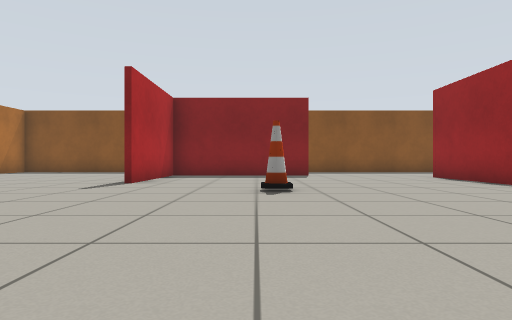
view 1 (above)

18 first-person views from a walk through a world built for the Gazebo simulator. The camera is 0.5 m above the floor, looks level and sees 75° across. The floor is counted in squares, 1 m on a side. Each view is taken from the middle of a square. On the plan, view 1 faces up. The plan holds only what a view shows up to about 9 squares ahead; the rest is blank. Simple patterns stand in for the simulator's built-in surfaces.

view 2
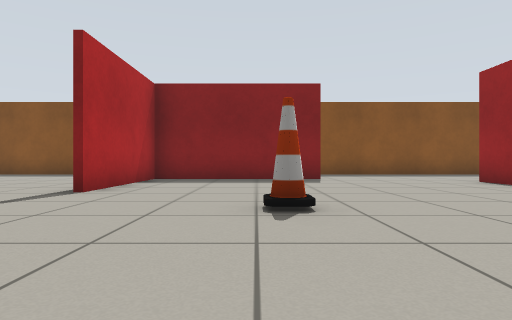

view 3
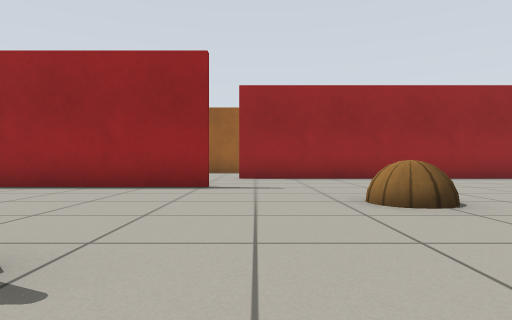

view 4
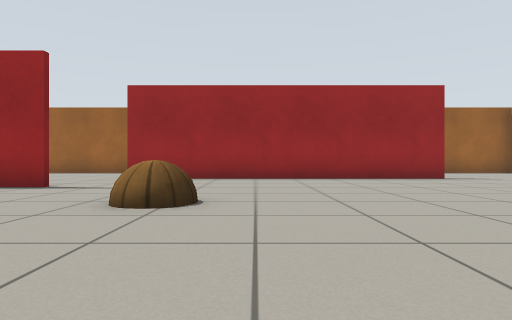

view 5
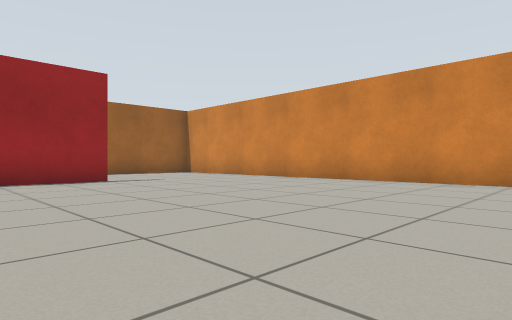

view 6
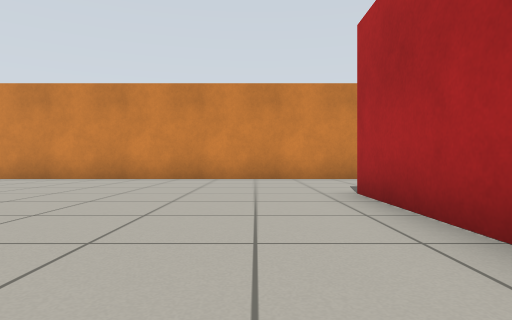

view 7
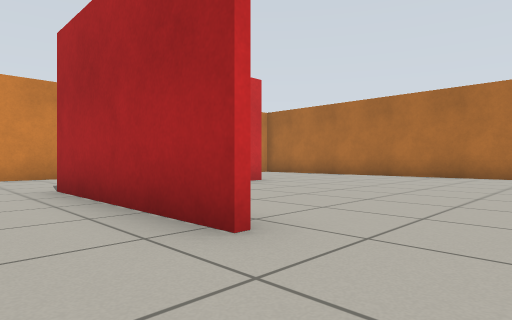

view 8
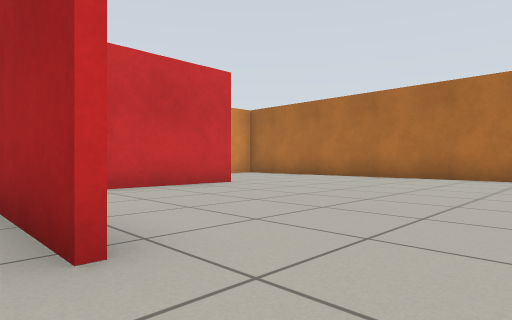

view 9
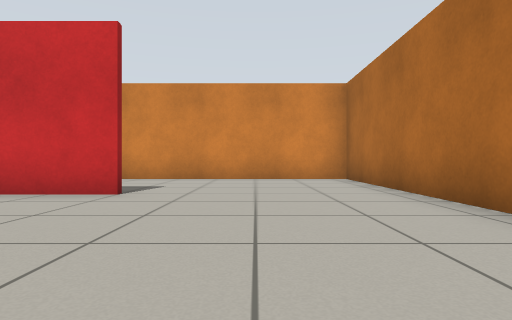

view 10
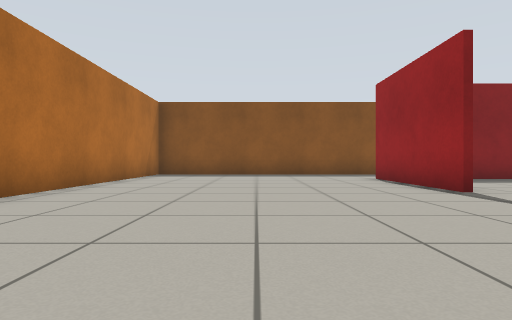

view 11
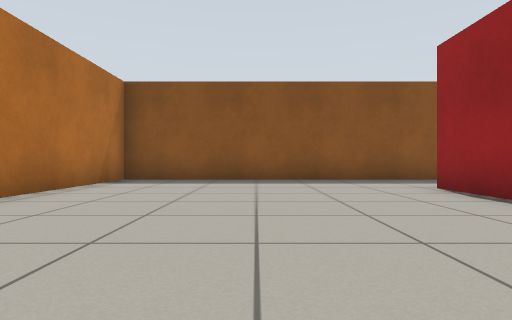

view 12
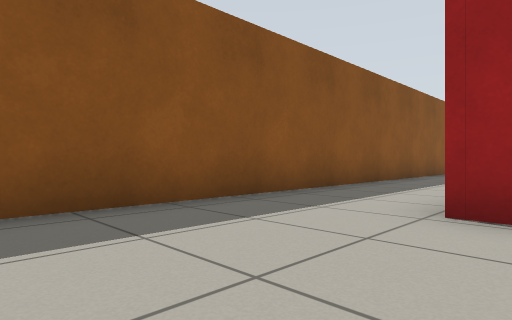

view 13
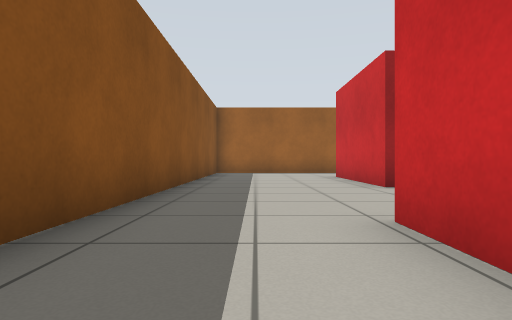

view 14
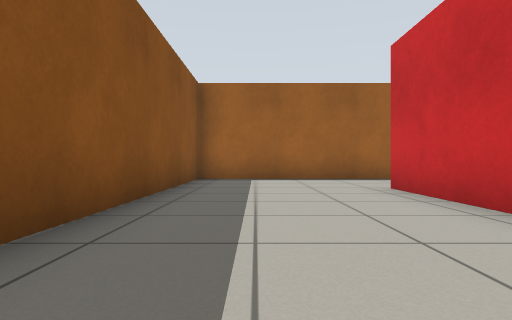

view 15
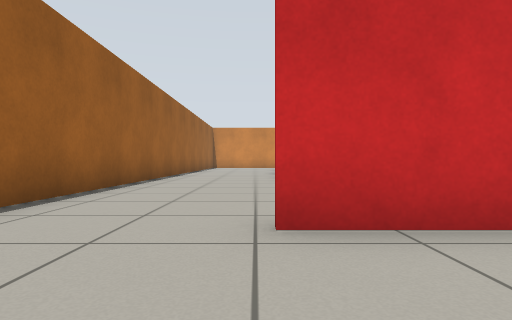

view 16
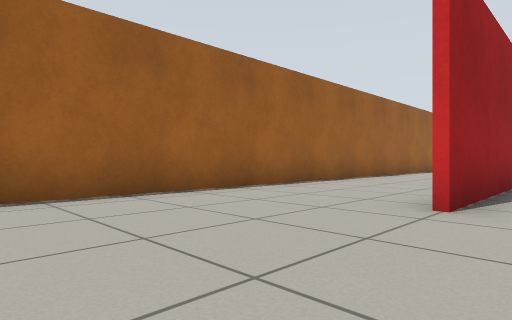

view 17
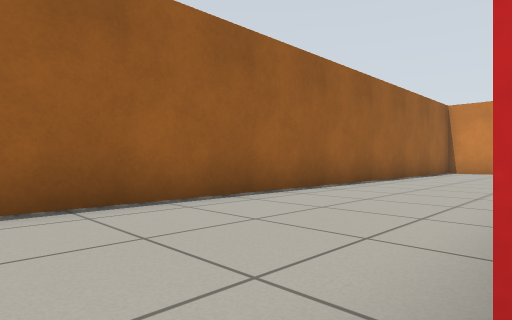

view 18
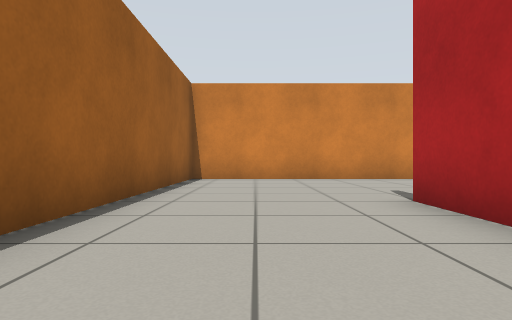

### Floor plan
Points are (right, up) in squares from view 1. A wall is a line through its corners. A room is listed if a view was taken in it or the views show most of it. See-through windows are left out.
Room 1 (views 1, 2, 3, 4, 5, 6, 7, 8, 9, 10, 11, 12, 13, 14, 15, 16, 17, 18)
walls: (-0.5, -0.6) (-0.5, -5); (5.1, 4.9) (5.1, 9.6) (8.9, 9.6); (-2.8, 7.1) (-2.8, 11); (8.1, -2.4) (8.1, -4.1); (1.8, 10.7) (-2.7, 10.7) (-2.7, 7.1); (0.4, 10.9) (1.8, 10.9); (-5.1, -4.8) (-2.1, -4.8); (7.9, -4.1) (7.9, 4.5); (-9.4, -0.1) (-9.4, -8.7) (-3.5, -8.7); (-1.7, -8.7) (11.7, -8.7) (11.7, 13.5) (-9.4, 13.5) (-9.4, 6.4)
objects: cone (0, 5); wooden ball (3, 2)

Where each view was taken, in squares from view 1:
view 1: 0 up, 0 right, facing up
view 2: 2 up, 0 right, facing up
view 3: 4 up, 1 left, facing right
view 4: 1 up, 1 left, facing right
view 5: 1 down, 0 right, facing down-right
view 6: 0 up, 1 right, facing down
view 7: 1 up, 1 right, facing down-left
view 8: 1 up, 0 right, facing down-left
view 9: 0 up, 7 left, facing down
view 10: 2 up, 6 left, facing up
view 11: 5 up, 6 left, facing up
view 12: 10 up, 6 left, facing up-right
view 13: 12 up, 1 left, facing right
view 14: 12 up, 3 right, facing right
view 15: 12 up, 9 right, facing down
view 16: 8 up, 7 right, facing down-right
view 17: 5 up, 8 right, facing down-right
view 18: 0 up, 10 right, facing down
